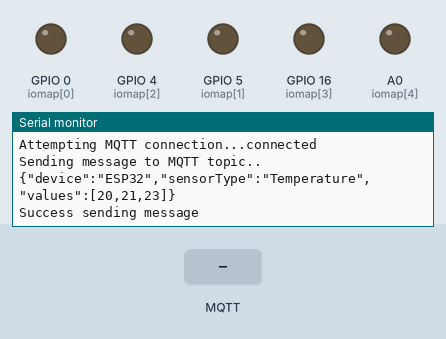
Simulated run of this sketch. Board: ESP8266 (NodeMCU). Parts: output pins drawn as LEDs (lit = HIGH), the last lines printed to the serial monitor. The test bench sets the inputs (shaded band). WiFi joins after 1.5 s; servers stay silent unless stated; random numbers use the default seed unless the sketch sets one; no MQTT or app messages arrive unless stated.

Above: at 2.7 s.
2.8 s: MQTT message "GPIO 4" arrives on the first subscribed topic
At 4.0 s:
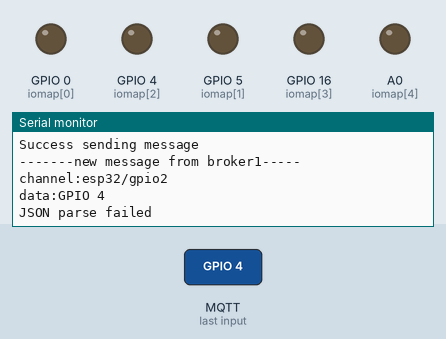
4.3 s: MQTT message "1" arrives on the first subscribed topic
At 5.2 s:
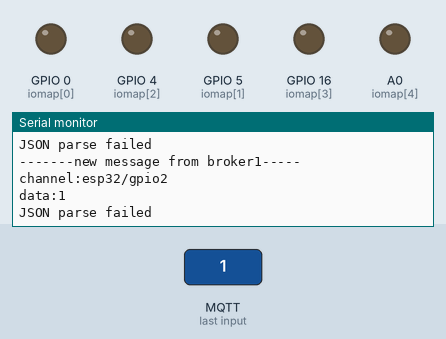
5.8 s: MQTT message "on" arrives on the first subscribed topic
At 6.3 s:
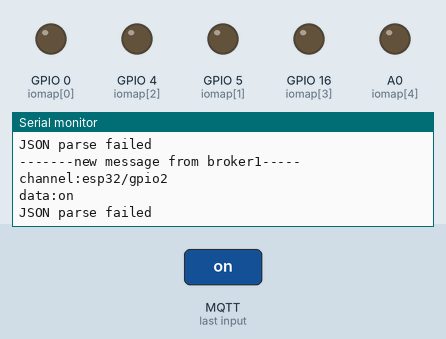

The sketch:

esp8266MQTTJSONR3.ino
```cpp
//https://icircuit.net/arduino-esp32-home-automation-simple-off-control-using-mqtt/2272


#include <PubSubClient.h>
#include <ArduinoJson.h>
#include <ESP8266WiFi.h>

#define Len 16

// Update these with values suitable for your network.
const char* ssid = "UPC0870375";
const char* password = "Ghnfdd6byuxp";
//const char* mqtt_server = "iot.eclipse.org";
const char* mqtt_server = "broker.mqtt-dashboard.com";
#define mqtt_port 1883
#define MQTT_USER "Sajjad"
#define MQTT_PASSWORD "#sajjan2"
#define MQTT_SERIAL_PUBLISH_CH "esp32/gpio1"
#define MQTT_SERIAL_RECEIVER_CH "esp32/gpio2"
#define ID_MAP_LENGTH 5
WiFiClient wifiClient;
/*id - GPIO
 * 1 - 4
 * 2 - 5
 * 3 - 16
 * 4 - 17
 */
int iomap[ID_MAP_LENGTH]={0,5,4,16,17};
//int iomap[ID_MAP_LENGTH]={0,4,5,16,17};
char buf00[Len]; // buffer array 1
char buf01[Len]; // buffer array 2
boolean recPressed,fill00,fill01,dState;
unsigned int bufByteCount,recByteCount;
byte bufWrite;
PubSubClient client(wifiClient);

  StaticJsonBuffer<300> JSONbuffer;
  JsonObject& JSONencoder = JSONbuffer.createObject();

char str_payload[11];//11000];


void ICACHE_RAM_ATTR onTimerISR(){
  //timer1_write(6250); //125us
  timer1_write(5000000); //1s=.02us x 5000000
  //digitalWrite(5,!(digitalRead(5)));  //Toggle LED Pin
  //Serial.println("LED Toggled!!");


  char ad = (char)recByteCount+48;//analogRead(A0);
  switch(dState)
  {
    case 0:
      buf00[bufByteCount] = ad;
      if(bufByteCount == Len)
      {
        bufByteCount=0;
        buf01[bufByteCount] = ad;
        fill00 = true;
        dState = 1;
        Serial.println("bif00 filled");
        if (client.publish("esp32/gpio1",buf00) == true) {
          Serial.println("Success sending message buf00");
        } else {
          Serial.println("Error sending message buf00");
        }
      }
      break;
    case 1:
      buf01[bufByteCount] = ad;
      if(bufByteCount == Len)
      {
        bufByteCount=0;
        buf00[bufByteCount] = ad;
        fill01 = true;
        dState = 0;
        Serial.println("bif01 filled");
        if (client.publish("esp32/gpio1",buf01) == true) {
          Serial.println("Success sending message buf01");
        } else {
          Serial.println("Error sending message buf00");
        }
      }
      break;
  }
  bufByteCount++;
  recByteCount++;
/*  if ((bufByteCount == Len) && bufWrite == false) {
    bufByteCount = 0;
    bufWrite = true;

  } else if ((bufByteCount == Len) & bufWrite == true) {
    bufByteCount = 0;
    bufWrite = false;
  }

  if (bufWrite == false) { buf00[bufByteCount] = ad; }
  if (bufWrite == true) { buf01[bufByteCount] = ad; }
*/
}
void setup_wifi() {
    delay(10);
    // We start by connecting to a WiFi network
    Serial.println();
    Serial.print("Connecting to ");
    Serial.println(ssid);
    WiFi.begin(ssid, password);
    while (WiFi.status() != WL_CONNECTED) {
      delay(500);
      Serial.print(".");
    }
    randomSeed(micros());
    Serial.println("");
    Serial.println("WiFi connected");
    Serial.println("IP address: ");
    Serial.println(WiFi.localIP());
}

void reconnect() {
  // Loop until we're reconnected
  while (!client.connected()) {
    Serial.print("Attempting MQTT connection...");
    // Create a random client ID
    String clientId = "ESP32Client-";
    clientId += String(random(0xffff), HEX);
    // Attempt to connect
    if (client.connect(clientId.c_str(),MQTT_USER,MQTT_PASSWORD)) {
      Serial.println("connected");
      //Once connected, publish an announcement...
      //client.publish("/icircuit/presence/ESP32/", "hello world");
      client.publish("esp32/gpio1", "hello world");
      //test 2
      char JSONmessageBuffer[100];
      JSONencoder.printTo(JSONmessageBuffer, sizeof(JSONmessageBuffer));
      Serial.println("Sending message to MQTT topic..");
      Serial.println(JSONmessageBuffer);

      if (client.publish("esp32/gpio1", JSONmessageBuffer) == true) {
        Serial.println("Success sending message");
      } else {
        Serial.println("Error sending message");
      }
      //Test publish again
        client.publish("esp32/gpio1",str_payload);

      // ... and resubscribe
      client.subscribe(MQTT_SERIAL_RECEIVER_CH);
    } else {
      Serial.print("failed, rc=");
      Serial.print(client.state());
      Serial.println(" try again in 5 seconds");
      // Wait 5 seconds before retrying
      delay(5000);
    }
  }
}

unsigned char state;
void callback(char* topic, byte *payload, unsigned int length) {
  //print recevied messages on the serial console
  /*StaticJsonBuffer<500> jsonBuffer;
  JsonObject& message = jsonBuffer.parseObject((char *)payload);
  JsonArray& switches=message["switches"];
  int i=0,id,io_status;
  switch(state)
  {
    case 0:*/
      Serial.println("-------new message from broker1-----");
      Serial.print("channel:");
      Serial.println(topic);
      Serial.print("data:");
      Serial.write(payload, length);
      Serial.println();
      StaticJsonBuffer<500> jsonBuffer;
      JsonObject& message = jsonBuffer.parseObject((char *)payload);
      if (!message.success()) {
        Serial.println("JSON parse failed");
        return;
      }
      // loop through each switch and swith IO sate
      JsonArray& switches=message["switches"];
      int i=0,id,io_status;
      for(i=0;i<switches.size();i++){
        id=switches[i]["id"];
        io_status=switches[i]["status"];
        digitalWrite(iomap[id],io_status);
      }
 /*     state = 1;
      break;
    case 1:
      client.publish("esp32/gpio1", "hello world2");
      Serial.println("-------new message from broker2-----");
      Serial.print("channel:");
      Serial.println(topic);
      Serial.print("data:");
      Serial.write(payload, length);
      Serial.println();
      //StaticJsonBuffer<500> jsonBuffer;
      //JsonObject& message = jsonBuffer.parseObject((char *)payload);
      if (!message.success()) {
        Serial.println("JSON parse failed");
        return;
      }
      // loop through each switch and swith IO sate
      //JsonArray& switches=message["switches"];
      //int i=0,id,io_status;
      for(i=0;i<switches.size();i++){
        id=switches[i]["id"];
        io_status=switches[i]["status"];
        digitalWrite(iomap[id],io_status);
      }
      state = 2;
      break;
   case 2:
      break;
  }*/
}

void setup() {
  Serial.begin(115200);
  Serial.setTimeout(500);// Set time out for

  //json
    JSONencoder["device"] = "ESP32";
  JSONencoder["sensorType"] = "Temperature";
  JsonArray& values = JSONencoder.createNestedArray("values");

  values.add(20);
  values.add(21);
  values.add(23);
  ///////////////
  for(int i=0;i<11;i++)
    {
      str_payload[i]= char('A'+i);
    }
  ///////////////
  int i=0;
  for(i=0;i<ID_MAP_LENGTH;i++){
    pinMode(iomap[i],OUTPUT);
  }
  setup_wifi();
  client.setServer(mqtt_server, mqtt_port);
  client.setCallback(callback);
  reconnect();
/*
    //timer
  timer1_attachInterrupt(onTimerISR);
  timer1_enable(TIM_DIV16, TIM_EDGE, TIM_SINGLE);//80MHz/16=5MHz
  //timer1_write(6250); //125us=.02us x 6250
  timer1_write(5000000); //1s=.02us x 5000000
  recPressed = true;*/
}

void loop() {
/*  if(fill00==true)
  {
    Serial.println("fill00 Here");
    if (client.publish("esp32/gpio1",buf00) == true) {
      Serial.println("Success sending message buf00");
    } else {
      Serial.println("Error sending message buf00");
    }
    fill00 = false;
  }
  if(fill01==true)
  {
    Serial.println("fill01 Here");
    if (client.publish("esp32/gpio1",buf01) == true) {
      Serial.println("Success sending message buf01");
    } else {
      Serial.println("Error sending message buf01");
    }
    fill01 = false;
  }
*/
   client.loop();
   yield();
 }
 /*
.......
WiFi connected
IP address:
192.168.0.18
Attempting MQTT connection...connected
Sending message to MQTT topic..
{"device":"ESP32","sensorType":"Temperature","values":[20,21,23]}
Success sending message
-------new message from broker1-----
channel:esp32/gpio2
data:{"switches":[{"status":true,"id":1,"lable":"GPIO 4"},{"status":false,"id":2,"lable":"GPIO 5"},{"status":false,"id":3,"lable":"GPIO 16"},{"status":false,"id":4,"lable":"GPIO 17"}]}
-------new message from broker1-----
channel:esp32/gpio2
data:{"switches":[{"status":false,"id":1,"lable":"GPIO 4"},{"status":false,"id":2,"lable":"GPIO 5"},{"status":false,"id":3,"lable":"GPIO 16"},{"status":false,"id":4,"lable":"GPIO 17"}]}


...........
WiFi connected
IP address:
192.168.0.18
Attempting MQTT connection...connected
Sending message to MQTT topic..
{"device":"ESP32","sensorType":"Temperature","values":[20,21,23]}
Success sending message
-------new message from broker1-----
channel:esp32/gpio2
data:switches status true id 1 lable GPIO 4 status false id 2 lable GPIO 5 status false id 3 lable GPIO 16 status false id 4 lable GPIO 17 },{"status":false,"id":4,"lable":"GPIO 17"}]}
-------new message from broker2-----
channel: 
data:o1hello world2s false id 1 lable GPIO 4 status false id 2 lable GPIO 5 status false id 3 lable GPIO 16 status false id 4 lable GPIO 17 },{"status":false,"id":4,"lable":"GPIO 17"}]}
*/
```

Measured:
- after the input at 2.8 s, the serial monitor: prints a new line at once (image 1)
- after the input at 4.3 s, the serial monitor: prints a new line at once (image 2)
- after the input at 5.8 s, the serial monitor: prints a new line at once (image 3)
